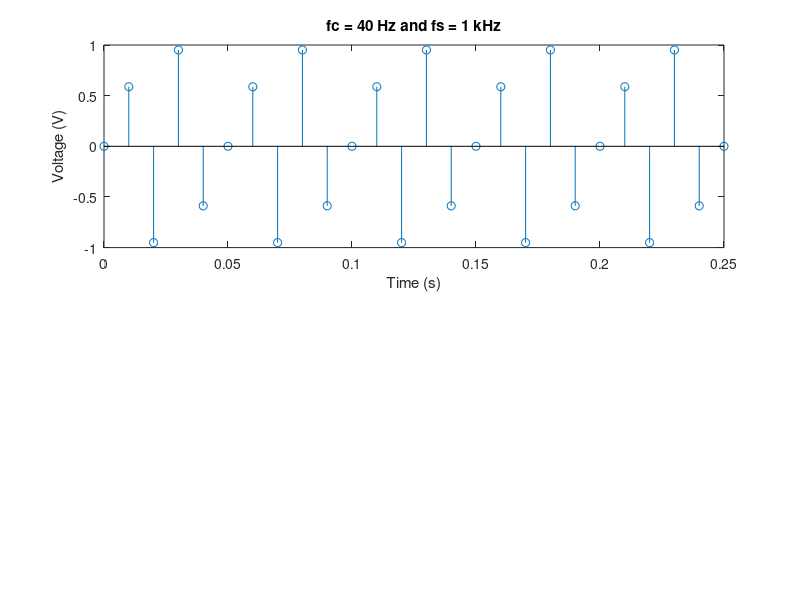

Reproduce this figure in MATLAB.
% identical discrete time signals from
% continuous time signals of frequency 50 and 550 Hz
% sampled with a sampling frequency of 1kHz
clc
clear all
%sampling theorem (fs>2fc) satisfied
f=40; tp=1/f;
fs=100;
ts=1/fs ;
% signal frequency in continuous time
% time period
% sampling frequency
% sampling Time
t=0:ts:10*tp;
x=sin(2*pi*f*t)
subplot(2,1,1)
stem(t,x)
title('fc = 40 Hz and fs = 1 kHz')
xlabel('Time (s)');
ylabel('Voltage (V)');
